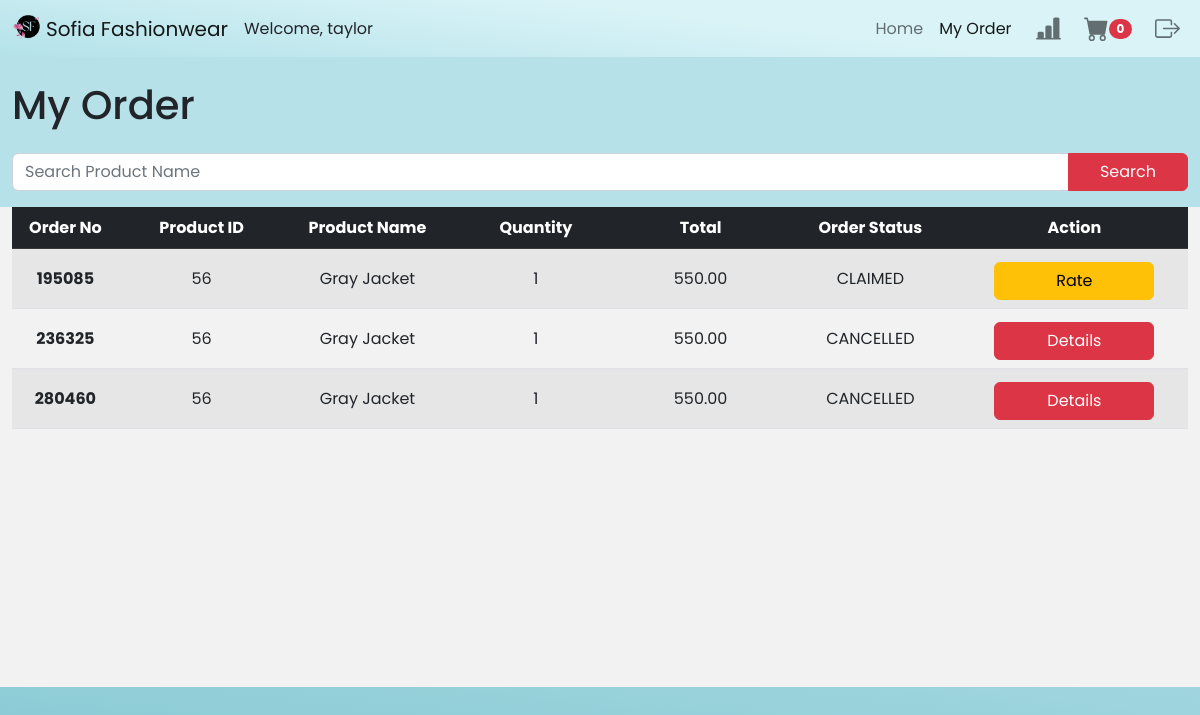
Page /myorder.php (signed in) on the committed database.
### tables this page shows
CREATE TABLE `order_data` (
  `order_id` int(10) NOT NULL,
  `customer_id` int(11) NOT NULL,
  `product_id` int(10) NOT NULL,
  `prod_name` varchar(100) NOT NULL,
  `qty` int(20) NOT NULL,
  `total` double(25,2) NOT NULL,
  `order_no` bigint(20) NOT NULL,
  `order_status` varchar(20) NOT NULL,
  `rate` text NOT NULL
);

### myorder.php (the view, shortened to what this page needs)
<?php
  require('./config.php');
  $userquery = "";
  if(isset($_SESSION["userid"])){$userquery = $_SESSION["userid"];}
  else if(isset($_COOKIE["userid"])){$userquery = $_COOKIE["userid"];}
  $query = "SELECT count(cart_id) as userCart FROM cart WHERE `user_id` = '$userquery'";
  $sql = mysqli_query($sqlcon,$query);
  $row = mysqli_fetch_array($sql, MYSQLI_ASSOC);
  $cartCount = 0;
  if($row > 0){
    $cartCount = $row['userCart'];
  }
  else{
    $cartCount = 0;
  }
?>
<!DOCTYPE html>
<html>
<head>
<link rel="stylesheet" type="text/css" href="order.css">
</head>
<body>
<nav class="navbar navbar-expand-lg  navbar-light bg-light">
<div class="container-fluid">
    <a class="navbar-brand" href="index.php">
    <img src="sofiaimages/sofia.png" alt="" style="height: 3vh;" class="d-inline-block align-text-top">
    Sofia Fashionwear</a>
    <?php
      if(isset($_COOKIE['username'])){
        echo 'Welcome, '.$_COOKIE['username'];
      }
    ?>
    <div class="collapse navbar-collapse" id="navbarNav">
    <ul class="navbar-nav ms-auto mb-2 mb-lg-0">
        <li class="nav-item">
        <a class="nav-link" href="order.php">Home</a>
        </li>
        <li class="nav-item">
        <a class="nav-link active" aria-current="page" href="myorder.php">My Order</a>
        </li>
        </ul>
        <ul class="navbar-nav mb-2 mb-lg-0">
        <div class="input-group">
        <li class="nav-item" title = "Leaderboards of active users">
          <a
            class="nav-link mx-2 me-2"
            href="leaderboard.php"
            role="button"
            >
            <svg xmlns="http://www.w3.org/2000/svg" width="25" height="25" fill="currentColor" class="bi bi-bar-chart-line-fill" viewBox="0 0 16 16">
              <path d="M11 2a1 1 0 0 1 1-1h2a1 1 0 0 1 1 1v12h.5a.5.5 0 0 1 0 1H.5a.5.5 0 0 1 0-1H1v-3a1 1 0 0 1 1-1h2a1 1 0 0 1 1 1v3h1V7a1 1 0 0 1 1-1h2a1 1 0 0 1 1 1v7h1V2z"/>
            </svg>
          </a>
        </li>
          <li class="nav-item" title = "Cart">
          <a
            class="nav-link me-2"
            href="mycart.php"
            role="button"
            >
            <svg xmlns="http://www.w3.org/2000/svg" width="25" height="25" fill="currentColor" class="bi bi-cart-fill" viewBox="0 0 16 16">
              <path d="M0 1.5A.5.5 0 0 1 .5 1H2a.5.5 0 0 1 .485.379L2.89 3H14.5a.5.5 0 0 1 .491.592l-1.5 8A.5.5 0 0 1 13 12H4a.5.5 0 0 1-.491-.408L2.01 3.607 1.61 2H.5a.5.5 0 0 1-.5-.5zM5 12a2 2 0 1 0 0 4 2 2 0 0 0 0-4zm7 0a2 2 0 1 0 0 4 2 2 0 0 0 0-4zm-7 1a1 1 0 1 1 0 2 1 1 0 0 1 0-2zm7 0a1 1 0 1 1 0 2 1 1 0 0 1 0-2z"/>
              <span class="badge rounded-pill badge-notification bg-danger"><?php echo $cartCount ?></span>
            </svg>
          </a>
          </li>
          <li class="nav-item" title = "Logout">
          <a
            class="nav-link"
            href="logout.php"
            role="button"
            >
          </a>
          </li>
    </ul>
    </div>
    </div>
</nav>
<div class="container-fluid mt-4">
<div class="row">
    <div class = "col-12 mb-3">
        <h1>My Order</h1>
    </div>
    <div class="col-12">
        <form action="myorder.php" method="POST">
        <div class="input-group mb-3">
            <input type="text" name="search" class="form-control" placeholder="Search Product Name" aria-label="Search Products" aria-describedby="button-addon2">
            <button class="btn btn-danger" style="width: 15vh;" type="submit" id="button-addon2">Search</button>
        </div>
        </form>
    </div>
    <div class="col-12 overflow-auto" style="height: 60vh; background-color: #f2f2f2;">
        <table class="table table-striped" id="myTable">
        <thead class="table-dark" style="position: sticky; top: 0; z-index: 1;">
            <tr>
            <th scope="col" style="text-align:center;vertical-align:middle">Order No</th>
            <th scope="col" style="text-align:center;vertical-align:middle">Product ID</th>
            <th scope="col" style="text-align:center;vertical-align:middle">Product Name</th>
            <th scope="col" style="text-align:center;vertical-align:middle">Quantity</th>
            <th scope="col" style="text-align:center;vertical-align:middle">Total</th>
            <th scope="col" style="text-align:center;vertical-align:middle">Order Status</th>
            <th scope="col" style="text-align:center;vertical-align:middle">Action</th>
            </tr>
        </thead>
        <tbody>
            <?php
                $query = "";
                $customerid = 0;
                if(isset($_SESSION["userid"])){$customerid = $_SESSION["userid"];}
                else if(isset($_COOKIE["userid"])){$customerid = $_COOKIE["userid"];}
                if(isset($_POST['search'])){
                    $search = $_POST['search'];
                    if($search == ""){
                        $query = "SELECT * FROM order_data WHERE customer_id = '$customerid' ORDER BY order_status DESC";
                    }
                    else {
                        $query = "SELECT * FROM order_data WHERE `prod_name` LIKE '%$search%' OR `order_no` LIKE '%$search%' AND customer_id = '$customerid' ORDER BY order_status DESC";
                    }
                }
                else{
                    $query = "SELECT * FROM order_data WHERE customer_id = '$customerid' ORDER BY order_status DESC";
                }
                $sql = mysqli_query($sqlcon,$query);
                $counter = 0;
                while ($row = mysqli_fetch_array($sql, MYSQLI_ASSOC)) {
                $orid = $row["order_id"]; $id = $row["customer_id"]; $pid = $row["product_id"]; $pname = $row["prod_name"]; $qty = $row["qty"];
                $total = $row["total"]; $orderno = $row["order_no"]; $orderstatus = $row["order_status"]; $rated = $row["rate"]; $counter+=1;?>
                <tr>
                <th scope="row" style="width: 20vh; text-align:center;vertical-align:middle"><?php echo "$orderno"?></th>
                <td style="width: 40vh; text-align:center; vertical-align:middle"><?php echo "$pid"?></td>
                <td style="width: 40vh; text-align:center; vertical-align:middle"><?php echo "$pname"?></td>
                <td style="width: 40vh; text-align:center; vertical-align:middle"><?php echo "$qty"?></td>
                <td style="width: 40vh; text-align:center;vertical-align:middle"><?php echo "$total"?></td>
                <td style="width: 40vh; text-align:center;vertical-align:middle"><?php
                if($orderstatus == "PENDING"){
                  echo "UNCLAIMED";
                }
                else if($orderstatus == "DELIVERED"){
                  echo "CLAIMED";
                }
                else{
                  echo "CANCELLED";
                }
                ?>
                </td>
                <td style="width: 40vh; text-align:center;vertical-align:middle">
                  <?php
                  if($orderstatus == "DELIVERED" && $rated == "NOT"){
                    echo '<button style="vertical-align:middle;width: 20vh; margin-top: 5px;" type="button" class="openupModal btn btn-warning"  data-toggle="modal" data-target="#rateModal";  data-dismiss="modal";>Rate</button></a>';
                  }
                  else if($orderstatus == "DELIVERED" && $rated == "DONE"){
                    echo '<button style="vertical-align:middle; width: 20vh; margin-top: 5px;" type="button" class="btn btn-success" data-toggle="modal" data-target="#doneModal";>Claimed</button>';
                  }
                  else if($orderstatus == "CANCELLED"){
                    echo '<button style="vertical-align:middle; width: 20vh; margin-top: 5px;" type="button" class="btn btn-danger" data-toggle="modal" data-target="#cancelModal">Details</button>';
                  }
                  else{
                    echo '<button  onclick="getIDs(this)" value='.$orid.' style="vertical-align:middle; width: 20vh; margin-top: 5px;" type="button" class="openupModal btn btn-warning" data-toggle="modal" data-target="#cancelOrdModal">Cancel Order</button>';
                  }
                  ?>
                </td>
                </tr>
            <?php }?>
        </tbody>
        </table>
        </div>
    </div>
</div>
</body>
</html>

### order.css (style rules this page uses)
* { font-family: 'Poppins', sans-serif; }
body { justify-content: center; align-items: center; min-height: 100vh; background: rgb(131,199,210); background: linear-gradient(7deg, rgba(131,199,210,1) 0%, rgba(183,225,232,1) 49%); overflow-x: hidden; }
* { margin: 0px; padding: 0px; }
.navbar { background: rgb(180,226,233); background: linear-gradient(7deg, rgba(180,226,233,1) 0%, rgba(217,243,247,1) 60%); }

### config.php (style rules this page uses)
* { font-family: 'Poppins', sans-serif; }

### rows in the picture
order_data: order_no "195085", product "56", prod_name "Gray Jacket", qty "1", total "550.00", order_status "CLAIMED"
order_data: order_no "236325", product "56", prod_name "Gray Jacket", qty "1", total "550.00", order_status "CANCELLED"
order_data: order_no "280460", product "56", prod_name "Gray Jacket", qty "1", total "550.00", order_status "CANCELLED"

### other values in the picture
$_COOKIE['username'] "taylor"
$cartCount "0"
